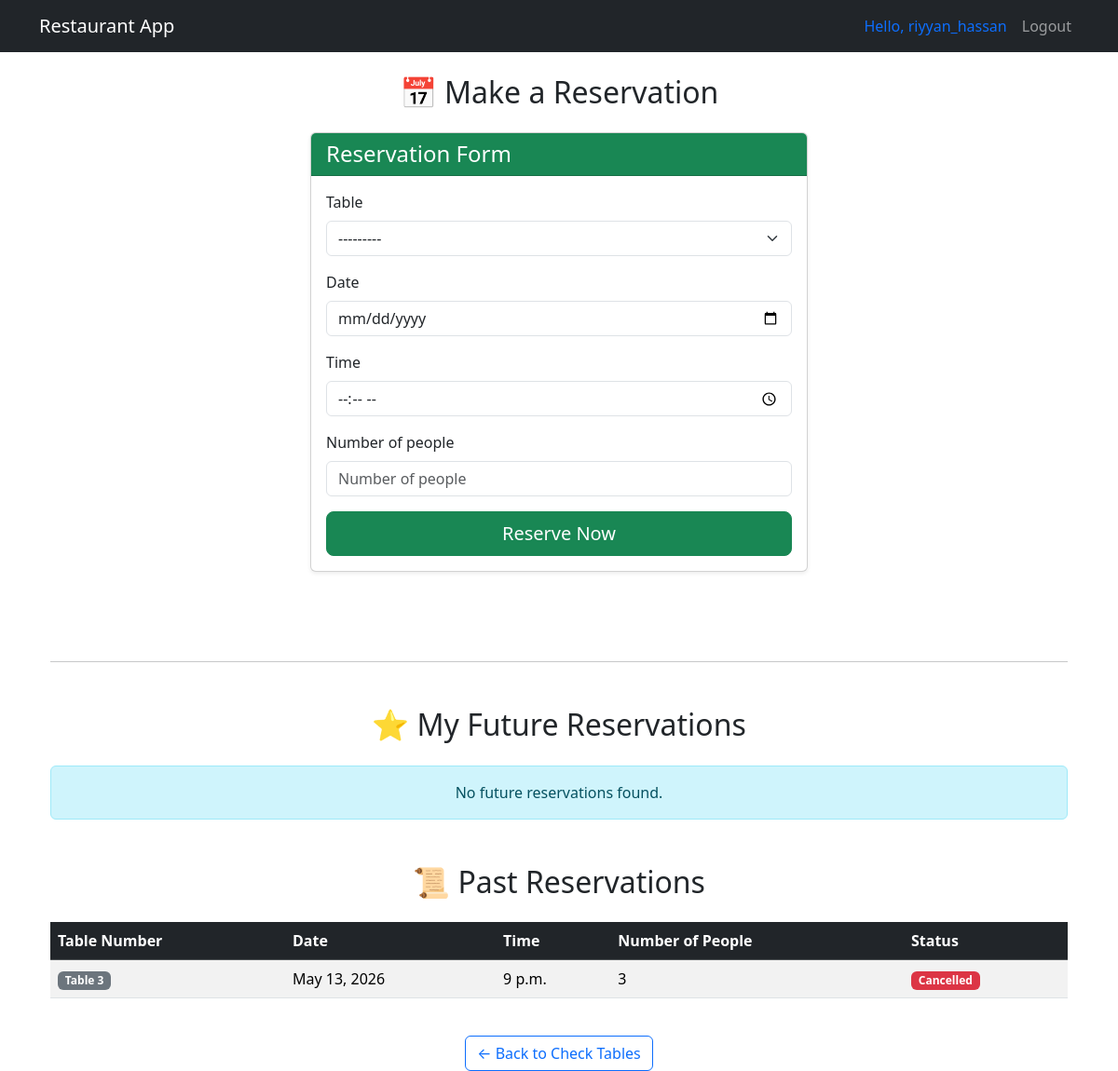
/users/reservations/ (signed in), run on the app's committed database.
### users/models.py (models this page shows, shortened)
class Reservation(models.Model):
    STATUS_CHOICES = [
    ('pending', 'Pending'),
    ('confirmed', 'Confirmed'),
    ('cancelled', 'Cancelled'),
    ('completed', 'Completed'),
    ]
    status = models.CharField(max_length=10, choices=STATUS_CHOICES, default='pending')
    user = models.ForeignKey(User, on_delete=models.CASCADE)
    table = models.ForeignKey(Table, on_delete=models.CASCADE)
    date = models.DateField()
    time = models.TimeField()
    number_of_people = models.PositiveIntegerField(validators=[MinValueValidator(1)])

class Table(models.Model):
    table_number = models.PositiveIntegerField(unique=True)
    capacity = models.PositiveIntegerField(validators=[MinValueValidator(1)])
    def __str__(self):
        return f"Table {self.table_number} (seats {self.capacity})"

### users/views.py (the view)
# urls.py: path('reservations/', views.reservations, name='reservations'),
@login_required
def reservations(request):
    if request.method == 'POST':
        form = ReservationForm(request.POST, user=request.user)
        if form.is_valid():
            reservation = form.save(commit=False)
            reservation.user = request.user
            reservation.status = 'confirmed'  # Or 'pending' for admin approval
            reservation.save()
            messages.success(request, f'Table {reservation.table.table_number} reserved successfully')
            return redirect('users:reservations')
        else:
            for error in form.non_field_errors():
                messages.error(request, error)
    else:
        initial_data = {}
        if request.GET.get('table'):
            initial_data['table'] = request.GET.get('table')
        if request.GET.get('date'):
            initial_data['date'] = request.GET.get('date')
        if request.GET.get('time'):
            initial_data['time'] = request.GET.get('time')
        if request.GET.get('people'):
            initial_data['number_of_people'] = request.GET.get('people')
        form = ReservationForm(initial=initial_data, user=request.user)  # Add user here too
    user_reservations = Reservation.objects.filter(
        user=request.user
    ).order_by('-date', '-time').select_related('table')
    today = timezone.now().date()
    future_reservations = user_reservations.filter(date__gte=today, status__in=['pending', 'confirmed'])
    past_reservations = user_reservations.filter(date__lt=today) | user_reservations.filter(status='cancelled')
    return render(request, 'restaurant/reservations.html', {
        'form': form,
        'future_reservations': future_reservations,
        'past_reservations': past_reservations,
    })

### users/forms.py (shortened to what this page needs)
class ReservationForm(forms.ModelForm):
    class Meta:
        model = Reservation
        fields = ['table', 'date', 'time', 'number_of_people']
        widgets = {
            'date': forms.DateInput(attrs={'type': 'date'}),
            'time': forms.TimeInput(attrs={'type': 'time'}),
            'number_of_people': forms.NumberInput(attrs={'min': 1, 'max': 20}),
        }
    def __init__(self, *args, **kwargs):
        self.user = kwargs.pop('user', None)
        super().__init__(*args, **kwargs)
        if 'number_of_people' in self.data:
            try:
                people = int(self.data.get('number_of_people'))
                self.fields['table'].queryset = Table.objects.filter(capacity__gte=people)
            except (ValueError, TypeError):
                pass

### users/templates/restaurant/reservations.html (shortened to what this page needs)
{% extends 'base.html' %}
{% load bootstrap5 %}
{% block content %}
<div class="container">
    <h2 class="text-center mb-4">📅 Make a Reservation</h2>
    <div class="row justify-content-center">
        <div class="col-md-6">
            <div class="card shadow-sm mb-5">
                <div class="card-header bg-success text-white">
                    <h4 class="mb-0">Reservation Form</h4>
                </div>
                <div class="card-body">
                    <form method="post">
                        {% bootstrap_form form %}
                        <div class="d-grid gap-2 mt-3">
                            <button type="submit" class="btn btn-success btn-lg">Reserve Now</button>
                        </div>
                    </form>
                </div>
            </div>
        </div>
    </div>
    <hr class="my-5">
    <h2 class="text-center mb-4">⭐ My Future Reservations</h2>
    {% if future_reservations %}
        <div class="table-responsive">
            <table class="table table-striped table-hover">
                <thead class="table-dark">
                    <tr>
                        <th>Table Number</th>
                        <th>Date</th>
                        <th>Time</th>
                        <th>Number of People</th>
                        <th>Status</th>
                        <th>Action</th>
                    </tr>
                </thead>
                <tbody>
                    {% for reservation in future_reservations %}
                        <tr>
                            <td><span class="badge bg-secondary">Table {{ reservation.table.table_number }}</span></td>
                            <td>{{ reservation.date }}</td>
                            <td>{{ reservation.time }}</td>
                            <td>{{ reservation.number_of_people }}</td>
                            <td>
                                <span class="badge {% if reservation.status == 'confirmed' %}bg-success{% elif reservation.status == 'pending' %}bg-warning{% else %}bg-danger{% endif %}">
                                    {{ reservation.get_status_display }}
                                </span>
                            </td>
                            <td>
                                {% if reservation.status != 'cancelled' %}
                                    <a href="{% url 'users:cancel_reservation' reservation.id %}"
                                       class="btn btn-danger btn-sm"
                                       onclick="return confirm('Cancel this reservation?')">
                                        Cancel
                                    </a>
                                {% endif %}
                            </td>
                        </tr>
                    {% endfor %}
                </tbody>
            </table>
        </div>
    {% else %}
        <div class="alert alert-info text-center">
            <p class="mb-0">No future reservations found.</p>
        </div>
    {% endif %}
    <h2 class="text-center mb-4 mt-5">📜 Past Reservations</h2>
    {% if past_reservations %}
        <div class="table-responsive">
            <table class="table table-striped table-hover">
                <thead class="table-dark">
                    <tr>
                        <th>Table Number</th>
                        <th>Date</th>
                        <th>Time</th>
                        <th>Number of People</th>
                        <th>Status</th>
                    </tr>
                </thead>
                <tbody>
                    {% for reservation in past_reservations %}
                        <tr>
                            <td><span class="badge bg-secondary">Table {{ reservation.table.table_number }}</span></td>
                            <td>{{ reservation.date }}</td>
                            <td>{{ reservation.time }}</td>
                            <td>{{ reservation.number_of_people }}</td>
                            <td>
                                <span class="badge {% if reservation.status == 'confirmed' %}bg-success{% elif reservation.status == 'pending' %}bg-warning{% else %}bg-danger{% endif %}">
                                    {{ reservation.get_status_display }}
                                </span>
                            </td>
                        </tr>
                    {% endfor %}
                </tbody>
            </table>
        </div>
    {% else %}
        <div class="alert alert-secondary text-center">
            <p class="mb-0">No past reservations found.</p>
        </div>
    {% endif %}
    <div class="text-center mt-4">
        <a href="{% url 'users:tables' %}" class="btn btn-outline-primary">← Back to Check Tables</a>
    </div>
</div>
{% endblock %}

### templates/base.html (shortened to what this page needs)
<!DOCTYPE html>
<html lang="en">
<head>
    {% load bootstrap5 %}
    {% bootstrap_css %}
</head>
<body>
    <nav class="navbar navbar-expand-lg navbar-dark bg-dark">
        <div class="container">
            <a class="navbar-brand" href="{% url 'users:profile' %}">Restaurant App</a>
            <div class="collapse navbar-collapse" id="navbarNav">
                <ul class="navbar-nav ms-auto">
                    {% if user.is_authenticated %}
                        <li class="nav-item">
                            <span class="nav-link"><a href="{% url 'users:profile' %}" style="text-decoration: none;">Hello, {{ user.username }}</a></span>
                        </li>
                        <li class="nav-item">
                            <form method="post" action="{% url 'users:logout' %}" class="d-inline">
                                <button type="submit" class="btn btn-outline-light btn-sm nav-link">Logout</button>
                            </form>
                        </li>
                    {% endif %}
                </ul>
            </div>
        </div>
    </nav>
    <div class="container mt-4">
        {% block content %}
        {% endblock %}
    </div>
</body>
</html>

### data on the page
Reservation: table.table_number "3", date "May 13, 2026", time "9 p.m.", number_of_people "3", status "Cancelled"

### other printed values
{{ user.username }} "riyyan_hassan"
